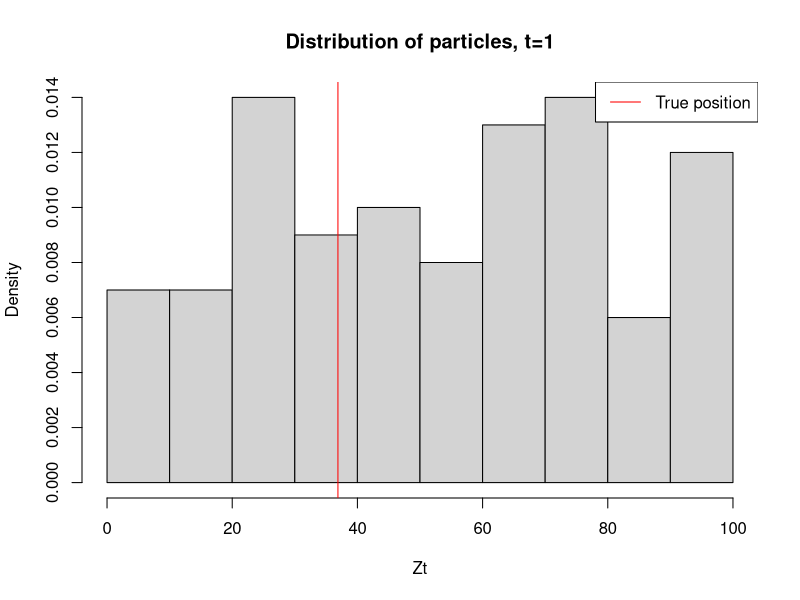
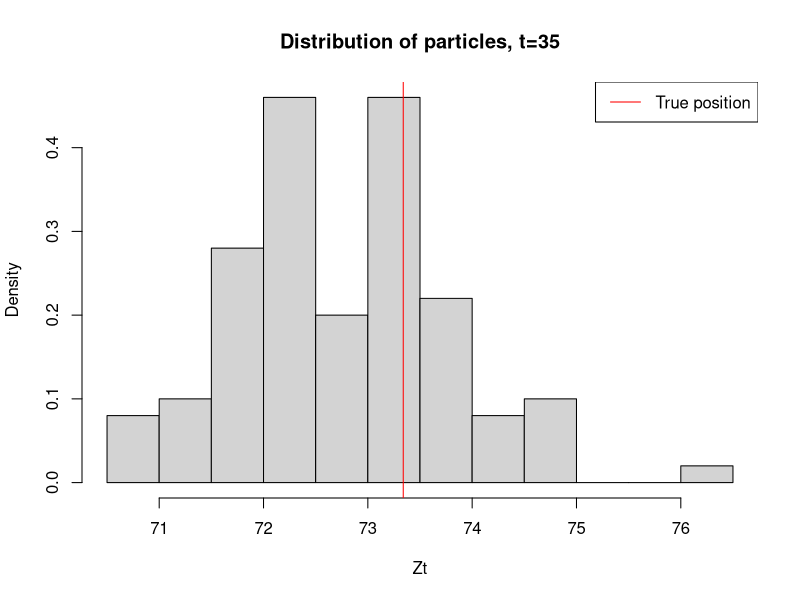
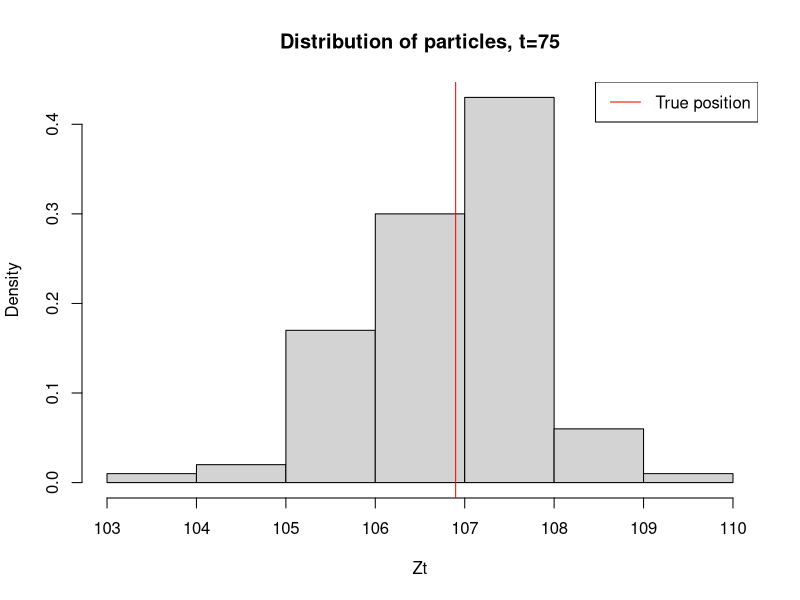
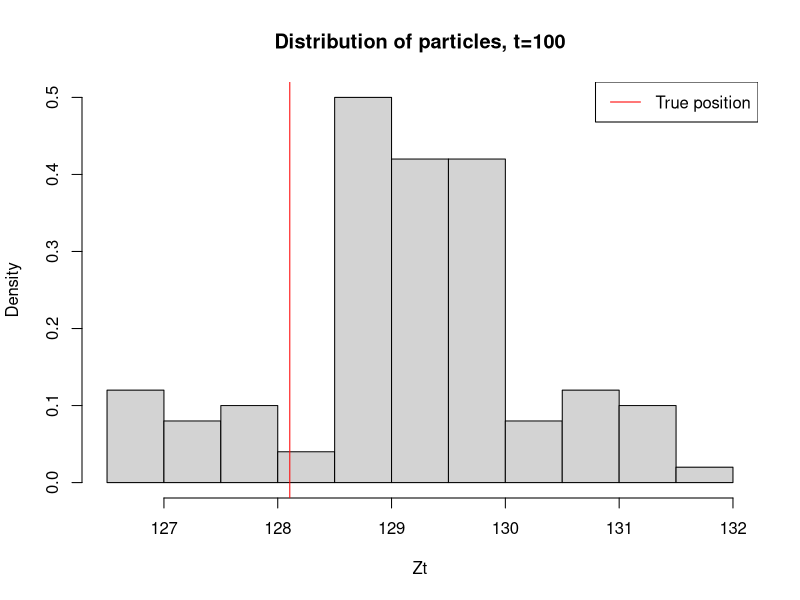
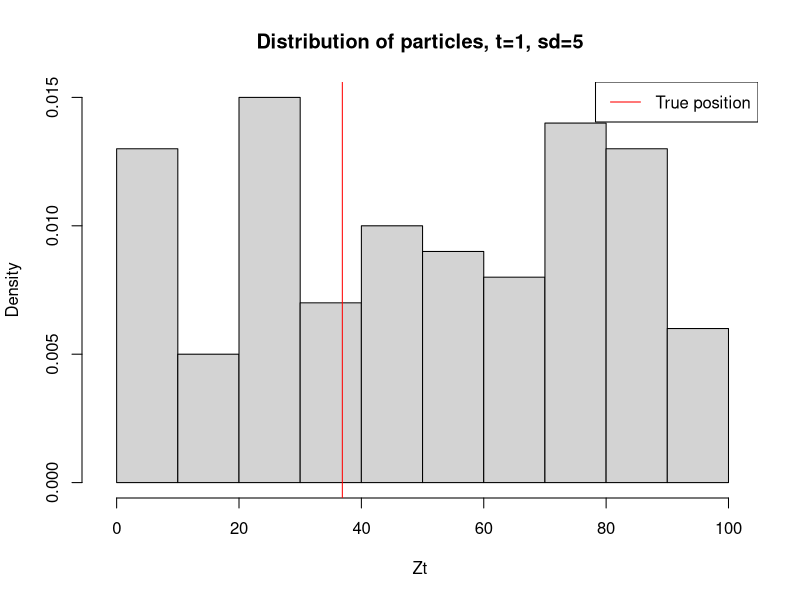
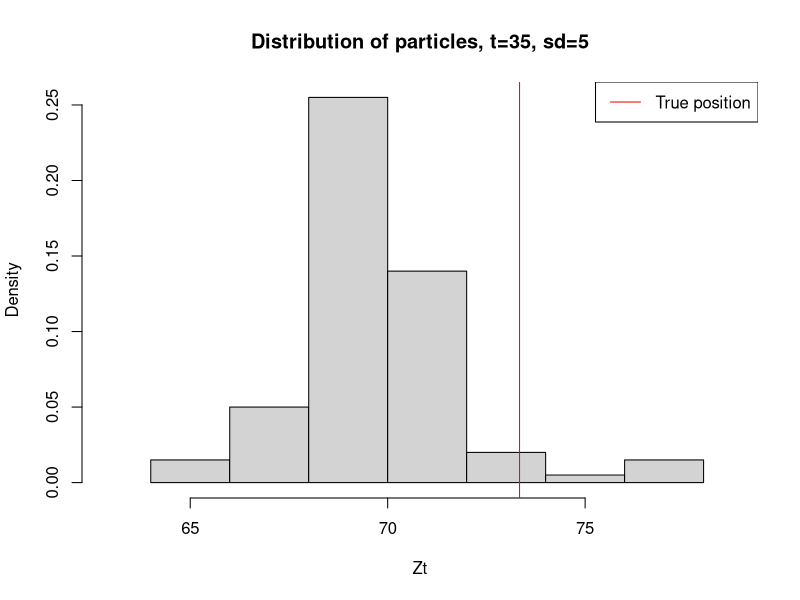
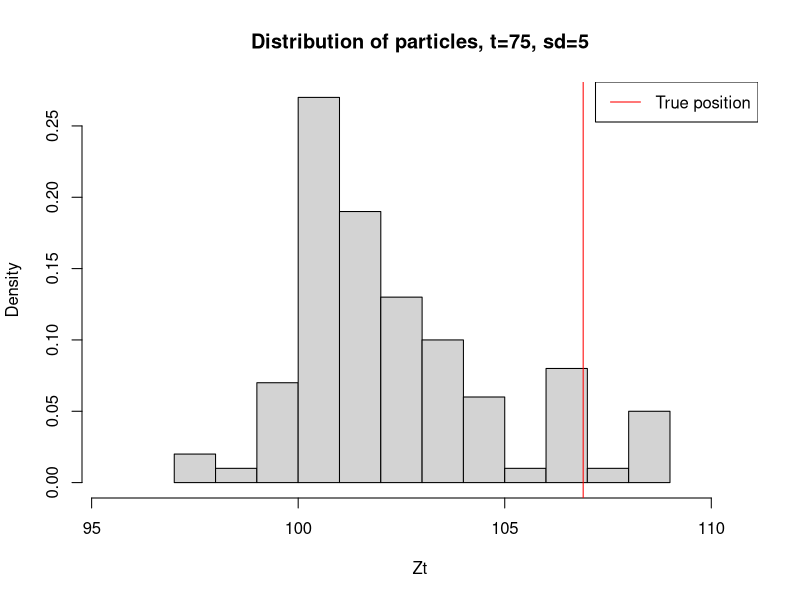
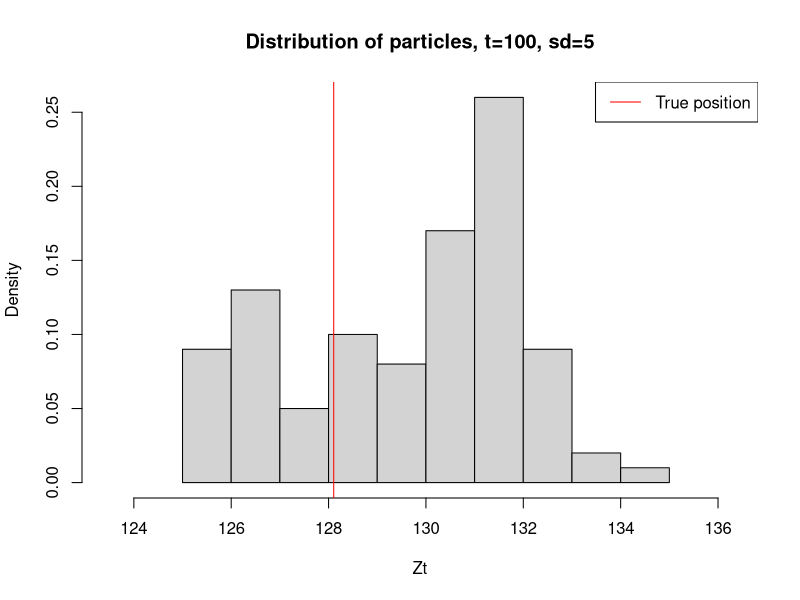

Source code (R) for these figures, in order:
## ---- chunk 1
knitr::opts_chunk$set(echo = TRUE,tidy.opts=list(width.cutoff=60),tidy=TRUE)
set.seed(987654321)
## ---- chunk 2
# M - number of particals
# Iter - number of time steps T
# z is latent variable
# x is the observation

# Function for sampling from a mixture model
sampleMix <- function(mean1,mean2,mean3,sdX){
   u <- sample(1:3,1)
   means <- c(mean1,mean2,mean3)
   return(rnorm(1,mean=means[u],sd=sdX))
}

## Function that creates the SSM model
create_SSM <- function(z0,TT, sdX=1){
    Zt <- c(z0)

    Xt <- sampleMix(mean1=z0,mean2=(z0-1),mean3=(z0+1),sd=1)
    
    for (i in 2:TT){
        Zt[i] <- sampleMix(mean1=Zt[i-1],mean2=(Zt[i-1]+1),mean3=(Zt[i-1]+2),sdX=1)
        Xt[i] <- sampleMix(mean1=Zt[i],mean2=(Zt[i]-1),mean3=(Zt[i]+1),sdX=sdX)
    }
    return(list(sates=Zt,observations=Xt))   
    
}

generateX <- function(Zt, TT, sdX=1){
  Xt <- c()
  for (i in 1:TT){
    Xt[i] <-  sampleMix(mean1=Zt[i],mean2=(Zt[i]-1),mean3=(Zt[i]+1),sdX=sdX)
  }
  return(Xt)
}

## Particle filter function
particles <- function(Obs, M,Iter, sdX=1, correction=TRUE){
    Xt <- Obs

    #Initialise particles for the latent variable
    Zt <- matrix(ncol=Iter,nrow=M)
    wt <- matrix(ncol=Iter,nrow=M)
    Zt_bar <- matrix(ncol=Iter,nrow=M)
    #fill the initial time step
    Zt[,1] <- runif(M,0,100)
    # Add arbitrary values in order for the indexing to work later
    Zt_bar[,1] <- rep.int(1,M) 
    wt[,1] <- rep.int(1,M)

    for (t in 2:Iter){
        # Prediction
        for (m in 1:M){
            # sample from the transition model (current Z_t depends on the Z_{t-1})
            #Zt_bar[m,t] <- (rnorm(1,mean=Zt[m,t-1],sd=1)+rnorm(1,mean=(Zt[m,t-1]+1),sd=1)+rnorm(1,mean=(Zt[m,t-1]+2),sd=1))/3
            Zt_bar[m,t] <- sampleMix(mean1=Zt[m,t-1],mean2=(Zt[m,t-1]+1),mean3=(Zt[m,t-1]+2),sdX=1)
            #Calculate weights
            wt[m,t] <- (dnorm(Xt[t],mean=Zt_bar[m,t],sd=sdX)+dnorm(Xt[t],mean=(Zt_bar[m,t]-1),sd=sdX)+dnorm(Xt[t],mean=(Zt_bar[m,t]+sdX),sd=1))/3
        }
        # Correction
        if (correction){
            Zt[,t]<- sample(Zt_bar[,t], M, replace = TRUE, prob = wt[,t])
        }else{
            Zt[,t] <- Zt_bar[,t]
        }
        
    }
    return(list(Zt=Zt,Zt_bar=Zt_bar,wt=wt))
    
}

## ---- chunk 3
# Create the model
my_SSM <- create_SSM(runif(1,0,100),100)

# Filter particles
results_q1 <- particles(my_SSM$observations,100,100)
## ---- chunk 4
hist(results_q1$Zt[,1],freq = FALSE,xlab = "Zt",main="Distribution of particles, t=1")
abline(v=my_SSM$sates[1],col="red")
legend("topright",c("True position"),
       col = c("red"),lty = c(1))

hist(results_q1$Zt[,35],freq = FALSE,xlab = "Zt",main="Distribution of particles, t=35")
abline(v=my_SSM$sates[35],col="red")
legend("topright",c("True position"),
       col = c("red"),lty = c(1))

hist(results_q1$Zt[,75],freq = FALSE,xlab = "Zt",main="Distribution of particles, t=75")
abline(v=my_SSM$sates[75],col="red")
legend("topright",c("True position"),
       col = c("red"),lty = c(1))

hist(results_q1$Zt[,100],freq = FALSE,xlab = "Zt",main="Distribution of particles, t=100")
abline(v=my_SSM$sates[100],col="red")
legend("topright",c("True position"),
       col = c("red"),lty = c(1))
## ---- chunk 5
# Create observations for the model with sd=5
my_SSM_2a <-list()
my_SSM_2a$sates <- my_SSM$sates
my_SSM_2a$observations <- generateX(my_SSM$sates,100,sdX = 5)
# Filter particles, sd=5
results_q2a <- particles(my_SSM_2a$observations,100,100,sdX = 5)

# Create the model, sd=50
my_SSM_2b <-list()
my_SSM_2b$sates <- my_SSM$sates
my_SSM_2b$observations <- generateX(my_SSM$sates,100,sdX = 50)
# Filter particles, sd=50
results_q2b <- particles(my_SSM_2b$observations,100,100,sdX = 50)
## ---- chunk 6

# Plot results from 2a, sd =5
hist(results_q2a$Zt[,1],freq = FALSE,xlab = "Zt",main="Distribution of particles, t=1, sd=5",
     xlim=c(min(min(results_q2a$Zt[,1],my_SSM_2a$sates[1]))-2,max(max(results_q2a$Zt[,1]),my_SSM_2a$sates[1])+2))
abline(v=my_SSM_2a$sates[1],col="red")
legend("topright",c("True position"),
       col = c("red"),lty = c(1))

hist(results_q2a$Zt[,35],freq = FALSE,xlab = "Zt",main="Distribution of particles, t=35, sd=5",
     xlim=c(min(min(results_q2a$Zt[,35],my_SSM_2a$sates[35]))-2,max(max(results_q2a$Zt[,35]),my_SSM_2a$sates[35])+2))
abline(v=my_SSM_2a$sates[35],col="red")
legend("topright",c("True position"),
       col = c("red"),lty = c(1))

hist(results_q2a$Zt[,75],freq = FALSE,xlab = "Zt",main="Distribution of particles, t=75, sd=5",
     xlim=c(min(min(results_q2a$Zt[,75],my_SSM_2a$sates[75]))-2,max(max(results_q2a$Zt[,75]),my_SSM_2a$sates[75])+2))
abline(v=my_SSM_2a$sates[75],col="red")
legend("topright",c("True position"),
       col = c("red"),lty = c(1))

hist(results_q2a$Zt[,100],freq = FALSE,xlab = "Zt",main="Distribution of particles, t=100, sd=5",
     xlim=c(min(min(results_q2a$Zt[,100],my_SSM_2a$sates[100]))-2,max(max(results_q2a$Zt[,100]),my_SSM_2a$sates[100])+2))
abline(v=my_SSM_2a$sates[100],col="red")
legend("topright",c("True position"),
       col = c("red"),lty = c(1))

## ---- chunk 7

# Plot results from 2b, sd =50
hist(results_q2b$Zt[,1],freq = FALSE,xlab = "Zt",main="Distribution of particles, t=1, sd=50",xlim=c(min(min(results_q2b$Zt[,1],my_SSM_2b$sates[1]))-2,max(max(results_q2b$Zt[,1]),my_SSM_2b$sates[1])+2))
abline(v=my_SSM_2b$sates[1],col="red")
legend("topright",c("True position"),
       col = c("red"),lty = c(1))


hist(results_q2b$Zt[,35],freq = FALSE,xlab = "Zt",main="Distribution of particles, t=35, sd=50",
     xlim=c(min(min(results_q2b$Zt[,35],my_SSM_2b$sates[35]))-2,max(max(results_q2b$Zt[,35]),my_SSM_2b$sates[35])+2))
abline(v=my_SSM_2b$sates[35],col="red")
legend("topright",c("True position"),
       col = c("red"),lty = c(1))


hist(results_q2b$Zt[,75],freq = FALSE,xlab = "Zt",main="Distribution of particles, t=75, sd=50",
     xlim=c(min(min(results_q2b$Zt[,75],my_SSM_2b$sates[75]))-2,max(max(results_q2b$Zt[,75]),my_SSM_2b$sates[75])+2))
abline(v=my_SSM_2b$sates[75],col="red")
legend("topright",c("True position"),
       col = c("red"),lty = c(1))


hist(results_q2b$Zt[,100],freq = FALSE,xlab = "Zt",main="Distribution of particles, t=100, sd=50",
     xlim=c(min(min(results_q2b$Zt[,100],my_SSM_2b$sates[100]))-2,max(max(results_q2b$Zt[,100]),my_SSM_2b$sates[100])+2))
abline(v=my_SSM_2b$sates[100],col="red")
legend("topright",c("True position"),
       col = c("red"),lty = c(1))

## ---- chunk 8
# Filter particles
results_q3 <- particles(my_SSM$observations,100,100,correction = FALSE)
par(mfrow=c(1,2))

hist(results_q3$Zt[,1],freq = FALSE,xlab = "Zt",main="Distribution of particles, t=1")
abline(v=my_SSM$sates[1],col="red")


hist(results_q3$Zt[,35],freq = FALSE,xlab = "Zt",main="Distribution of particles, t=35")
abline(v=my_SSM$sates[35],col="red")


hist(results_q3$Zt[,75],freq = FALSE,xlab = "Zt",main="Distribution of particles, t=75")
abline(v=my_SSM$sates[75],col="red")


hist(results_q3$Zt[,100],freq = FALSE,xlab = "Zt",main="Distribution of particles, t=100")
abline(v=my_SSM$sates[100],col="red")

## ---- chunk 9
exp_loc_q1 <- colMeans(results_q1$Zt)
exp_loc_q2a <- colMeans(results_q2a$Zt)
exp_loc_q2b <- colMeans(results_q2b$Zt)
exp_loc_q3 <- colMeans(results_q3$Zt)
## ---- chunk 10

plot(my_SSM$sates, col="black", type="l",ylab="Position", xlab="Time step", 
     main="Comparison of observations, true location, expected location", ylim = c(20,170))
lines(exp_loc_q1, col="blue")
lines(exp_loc_q2a, col="red")
lines(exp_loc_q2b, col="green")
lines(exp_loc_q3, col="purple")
legend("bottomright",c("true position","expected, sd=1","expected, sd=5","expected, sd=50","no correction"),
       col = c("black","blue","red","green","purple"), lty = c(1, 1, 1, 1, 1), lwd=c(rep(2,5)))


plot(my_SSM$observations, pch=20, ylab="Position", xlab="Time step", 
     main="Comparison of observations, true location, expected location", ylim = c(20,170))
lines(my_SSM$sates, col="red")
lines(exp_loc_q1, col="blue")
legend("bottomright",c("observations","true position","expected, sd=1"),
       col = c("black","red","blue"), lty = c(3,1, 1), lwd=c(3,rep(2,2)))


plot(my_SSM_2a$observations, pch=20, ylab="Position", xlab="Time step", 
     main="Comparison of observations, true location, expected location", ylim = c(20,170))
lines(my_SSM$sates, col="red")
lines(exp_loc_q2a, col="blue")
legend("bottomright",c("observations","true position","expected, sd=5"),
       col = c("black","red","blue"), lty = c(3,1, 1), lwd=c(3,rep(2,2)))

plot(my_SSM_2b$observations, pch=20, ylab="Position", xlab="Time step", 
     main="Comparison of observations, true location, expected location", ylim = c(20,170))
lines(my_SSM$sates, col="red")
lines(exp_loc_q2b, col="blue")
legend("bottomright",c("observations","true position","expected, sd=50"),
       col = c("black","red","blue"), lty = c(3,1, 1), lwd=c(3,rep(2,2)))

plot(my_SSM$observations, pch=20, ylab="Position", xlab="Time step", 
     main="Comparison of observations, true location, expected location", ylim = c(20,170))
lines(my_SSM$sates, col="red")
lines(exp_loc_q3, col="blue")
legend("bottomright",c("observations","true position","expected, no corr"),
       col = c("black","red","blue"), lty = c(3,1, 1), lwd=c(3,rep(2,2)))

